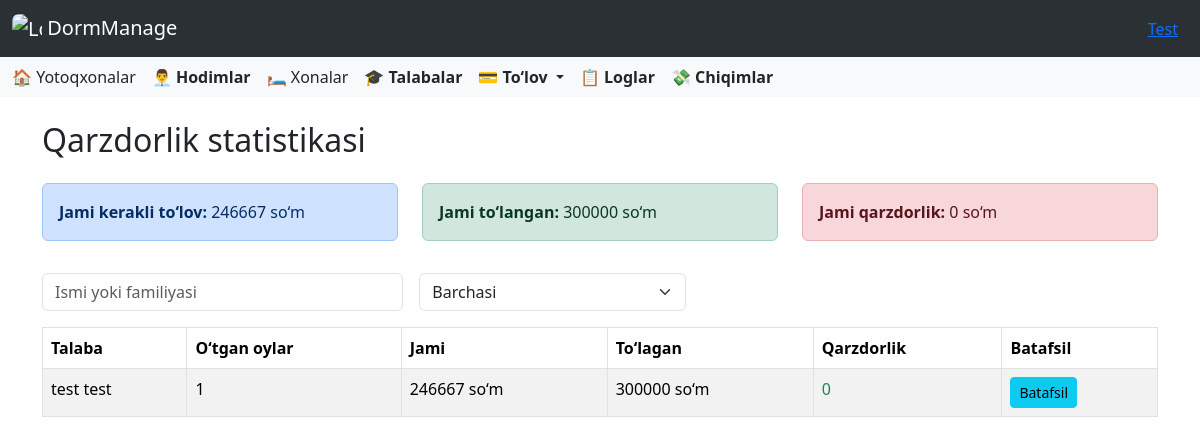
Before: /payment/statistics/ (signed in) with the older database file.
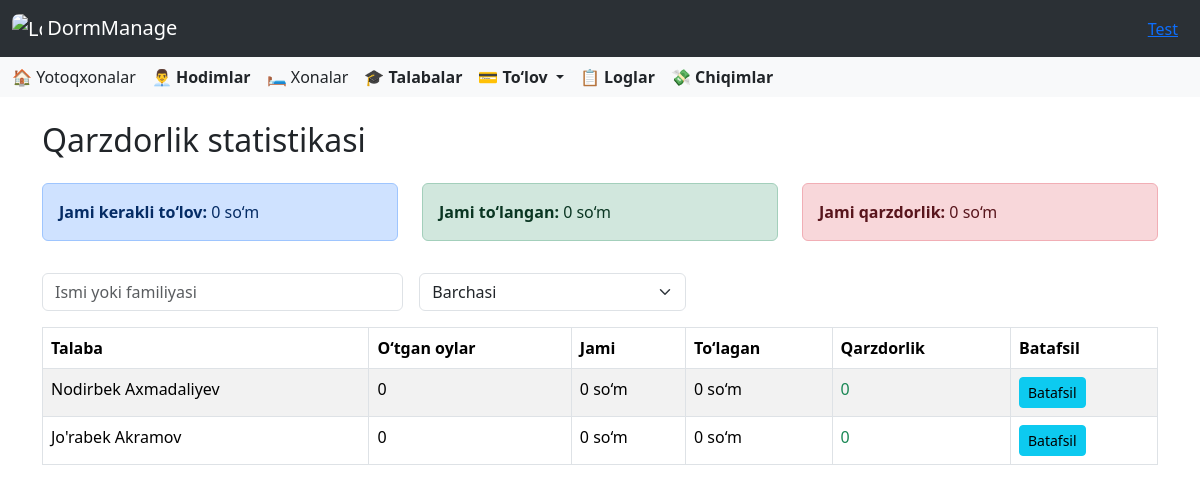
After: the same page with the newer database file.
### student/models.py (models this page shows, shortened)
class Student(models.Model):
    dormitory = models.ForeignKey(Dormitory, models.CASCADE, related_name='students')
    first_name = models.CharField(max_length=50)
    last_name = models.CharField(max_length=50)
    faculty = models.CharField(max_length=100)
    room = models.ForeignKey(Room, on_delete=models.SET_NULL, null=True, blank=True, related_name='students')
    phone_number = models.CharField(max_length=20)
    is_in_dormitory = models.BooleanField(default=True)
    parent_full_name = models.CharField(max_length=100)
    parent_login = models.CharField(max_length=150, unique=True, editable=False)
    parent_password = models.CharField(max_length=20, editable=True)
    image = models.ImageField(upload_to=student_image_upload_to, null=True, blank=True)
    contract_number = models.CharField(max_length=50, null=True, blank=True)
    contract_date = models.DateField(null=True, blank=True)
    arrival_time = models.DateField(null=True, blank=True)
    checkout_time = models.DateField(null=True, blank=True)
    total_payment = models.PositiveIntegerField(null=True, blank=True, default=0)
    blocked = models.BooleanField(default=False)

### payment/views.py (the view)
# urls.py: path('statistics/', DebtStatisticsView.as_view(), name='debt_statistics'),
class DebtStatisticsView(ListView):
    model = Student
    template_name = 'payment/statistics.html'
    context_object_name = 'students'
    def get(self, request, *args, **kwargs):
        self.object_list = self.get_queryset()
        context = self.get_context_data()
        if request.headers.get('x-requested-with') == 'XMLHttpRequest':
            html = render_to_string("payment/statistics.html", context, request=request)
            return JsonResponse({'table_html': html})
        return super().get(request, *args, **kwargs)
    def get_queryset(self):
        user = self.request.user
        if hasattr(user, 'director'):
            dormitories = user.director.dormitories.all()
        elif hasattr(user, 'employee'):
            dormitories = [user.employee.dormitory]
        else:
            return Student.objects.none()
        queryset = Student.objects.filter(dormitory__in=dormitories)
        q = self.request.GET.get('q', '').strip()
        debt_filter = self.request.GET.get('debt_filter', '')
        if q:
            queryset = queryset.filter(Q(first_name__icontains=q) | Q(last_name__icontains=q))
        results = []
        today = date.today()
        for student in queryset:
            if not student.arrival_time:
                continue
            checkout = student.checkout_time or today
            monthly = student.dormitory.monthly_payment or 0
            min_required_months = student.dormitory.default_monthly_payment or 0
            paid_total = student.total_payment or 0
            delta = relativedelta(checkout, student.arrival_time)
            months_passed = delta.years * 12 + delta.months
            extra_days = (checkout - (student.arrival_time + relativedelta(months=months_passed))).days
            daily_payment = monthly / 30  # kunlik stavka
            if months_passed < min_required_months:
                required_total = months_passed * monthly + extra_days * daily_payment
            else:
                required_total = min_required_months * monthly
                remaining_months = months_passed - min_required_months
                required_total += remaining_months * monthly + extra_days * daily_payment
            debt = required_total - paid_total
            debt = max(debt, 0)
            if (
                debt_filter == 'debtors' and debt > 0
                or debt_filter == 'no_debt' and debt == 0
                or debt_filter == ''
            ):
                student.months_passed = months_passed
                student.extra_days = extra_days
                student.required_total = round(required_total, 2)
                student.paid_total = paid_total
                student.debt = round(debt, 2)
                results.append(student)
        return results
    def get_context_data(self, **kwargs):
        context = super().get_context_data(**kwargs)
        context['q'] = self.request.GET.get('q', '')
        context['debt_filter'] = self.request.GET.get('debt_filter', '')
        students = context['students']
        context['total_required'] = sum(s.required_total for s in students)
        context['total_paid'] = sum(s.paid_total for s in students)
        context['total_debt'] = sum(s.debt for s in students)
        return context

### templates/payment/statistics.html (shortened to what this page needs)
{% extends "base.html" %}
{% block content %}
<div class="container mt-4">
    <h2 class="mb-4">Qarzdorlik statistikasi</h2>
    <div class="row mb-3" id="statistics-section">
        <div class="col-md-4">
            <div class="alert alert-primary">
                <strong>Jami kerakli to‘lov:</strong> <span id="total-required">{{ total_required|floatformat:0 }}</span> so‘m
            </div>
        </div>
        <div class="col-md-4">
            <div class="alert alert-success">
                <strong>Jami to‘langan:</strong> <span id="total-paid">{{ total_paid|floatformat:0 }}</span> so‘m
            </div>
        </div>
        <div class="col-md-4">
            <div class="alert alert-danger">
                <strong>Jami qarzdorlik:</strong> <span id="total-debt">{{ total_debt|floatformat:0 }}</span> so‘m
            </div>
        </div>
    </div>
    <form method="get" class="row g-3 mb-3" id="search-form">
        <div class="col-md-4">
            <input type="text" name="q" value="{{ q }}" placeholder="Ismi yoki familiyasi" class="form-control search-input" />
        </div>
        <div class="col-md-3">
            <select name="debt_filter" class="form-select search-input">
                <option value="">Barchasi</option>
            </select>
        </div>
    </form>
    <div class="table-responsive" id="student-table-section">
        <table class="table table-bordered table-striped">
            <thead>
                <tr>
                    <th>Talaba</th>
                    <th>O‘tgan oylar</th>
                    <th>Jami</th>
                    <th>To‘lagan</th>
                    <th>Qarzdorlik</th>
                    <th>Batafsil</th>
                </tr>
            </thead>
            <tbody>
                {% for student in students %}
                <tr>
                    <td>{{ student.first_name }} {{ student.last_name }}</td>
                    <td>{{ student.months_passed }}</td>
                    <td>{{ student.required_total|floatformat:0 }} so‘m</td>
                    <td>{{ student.paid_total|floatformat:0 }} so‘m</td>
                    <td>
                        {% if student.debt > 0 %}
                            <span class="text-danger">{{ student.debt|floatformat:0 }} so‘m</span>
                        {% else %}
                            <span class="text-success">0</span>
                        {% endif %}
                    </td>
                    <td><a href="{% url 'student_detail' student.id %}" class="btn btn-sm btn-info">Batafsil</a></td>
                </tr>
                {% empty %}
                <tr>
                    <td colspan="6" class="text-center">Ma'lumot topilmadi</td>
                </tr>
                {% endfor %}
            </tbody>
        </table>
    </div>
</div>
{% endblock %}

Changed rows visible on the page:
removed Student: first_name "test", last_name "test", months_passed "1", required_total "246667", paid_total "300000"
added Student: first_name "Nodirbek", last_name "Axmadaliyev", months_passed "0", required_total "0", paid_total "0"
added Student: first_name "Jo'rabek", last_name "Akramov", months_passed "0", required_total "0", paid_total "0"
Other visible differences:
{{ total_required|floatformat:0 }}: "246667" → "0"
{{ total_paid|floatformat:0 }}: "300000" → "0"
